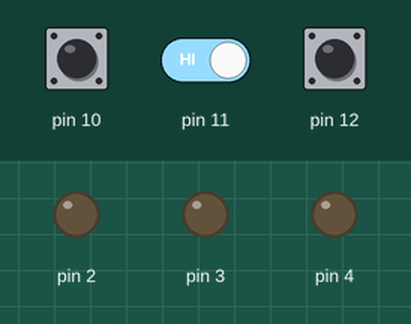
Simulated run of this sketch. Board: Arduino Uno, built with avr-gcc and run on an emulated ATmega328P. On the bench: output pins drawn as LEDs (lit = HIGH). The inputs (shaded band) are chosen by the test bench; at power-on: pin 10 HIGH, pin 11 HIGH, pin 12 LOW.

Above: at 1.2 s.
1.3 s: pin 10 pulled LOW for 0.15 s
At 2.5 s:
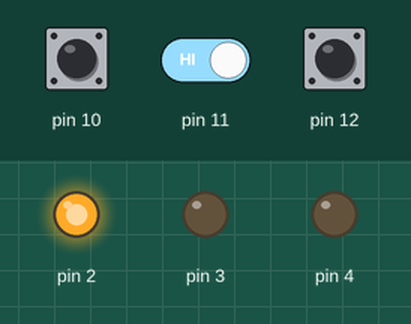
4.4 s: pin 11 driven LOW
At 4.8 s:
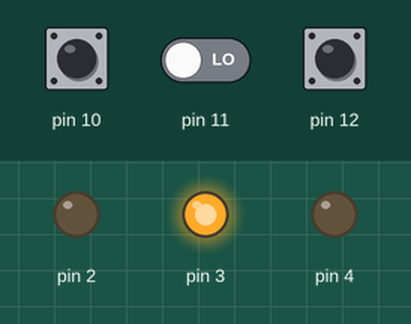
5.9 s: pin 10 pulled LOW for 1 s
At 7.15 s:
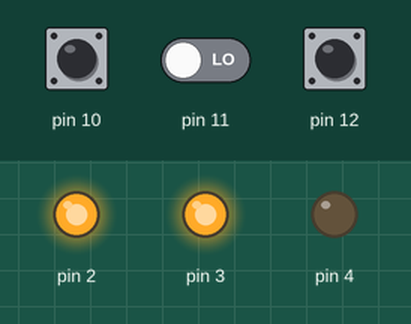
13.5 s: pin 11 driven HIGH
At 15.7 s:
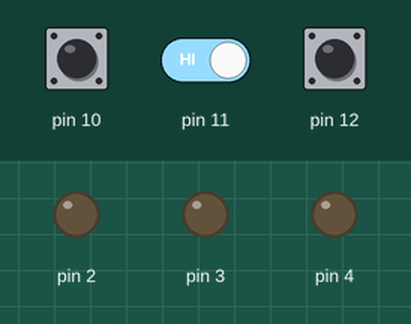
16.4 s: pin 12 pulsed HIGH 5 times (0.12 s each, 0.3 s apart)
At 18.6 s:
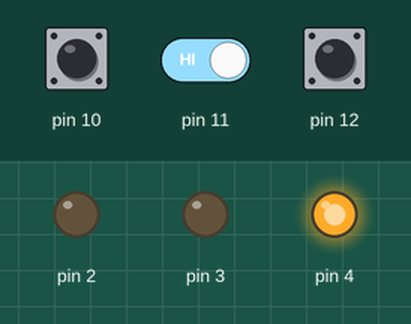
Timing chart, 0 to 21.9 s (numbered marks = the images above; inputs shaded):
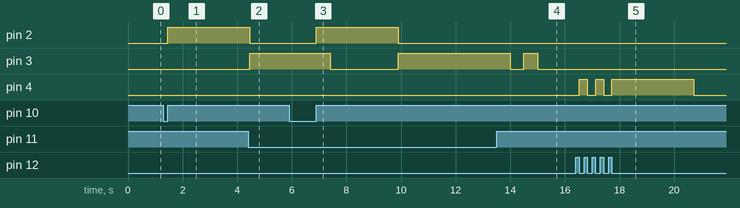

Measured:
- after the input at 1.3 s, pin 2: LOW → HIGH after 0.15 s
- after the input at 4.4 s, pin 3: LOW → HIGH after 0.05 s
- after the input at 5.9 s, pin 2: LOW → HIGH after 1.0 s, → LOW 3.0 s later; pin 3: HIGH → LOW after 1.5 s, → HIGH 2.5 s later
- after the input at 13.5 s, pin 3: HIGH → LOW after 0.50 s, → HIGH 0.50 s later, → LOW 0.50 s later
- after the input at 16.4 s, pin 4: goes HIGH 0.30 s, LOW 0.30 s, HIGH 0.30 s, LOW 0.30 s, HIGH 3.0 s, then LOW, starting after 0.12 s

The sketch:

sketch_sep04a.ino
```cpp
  unsigned long presstimeR,presstimeG,presstimeY=99999999;
   void setup() {
    pinMode(2, OUTPUT);
    pinMode(3, OUTPUT);
    pinMode(4, OUTPUT);

    pinMode(10,INPUT_PULLUP);
    pinMode(11,INPUT);
    pinMode(12,INPUT);

  }

  void loop() {

  //    digitalWrite(2, LOW);
  //    digitalWrite(3, LOW);
  //    digitalWrite(4, LOW);
    //GREEN
      if(digitalRead(10)==LOW and digitalRead(4)==LOW ){
        while(digitalRead(10)==LOW) delay(1);
        if(digitalRead(2)==HIGH){
         digitalWrite(2,LOW);
        }
        else{
          presstimeG = millis();
         digitalWrite(2, HIGH);
        }

      }
      if(millis()-presstimeG>3000){
        digitalWrite(2,LOW);
      }

      //RED
      if(digitalRead(12)==HIGH){
        while(digitalRead(12)==HIGH) delay(1);
        if(digitalRead(4)==HIGH){
          digitalWrite(4,LOW);
        }
        else{
          presstimeR = millis();
         digitalWrite(4, HIGH);
        }
      }
      if(millis()-presstimeR>3000){
        digitalWrite(4,LOW);
      }

    //YELLOW

    if(digitalRead(11)==LOW and digitalRead(4)==LOW and digitalRead(2)==LOW){
     digitalWrite(3,HIGH);
       presstimeY =millis();

    }
      if(millis()-presstimeY>500 and millis()-presstimeY<1000 ){
        digitalWrite(3,LOW);
  }
    if(millis()-presstimeY>=1000 and millis()-presstimeY<1500){
      digitalWrite(3,HIGH);
    }
    if(millis()-presstimeY>=1500 and millis()-presstimeY<2000){
      digitalWrite(3,LOW);
    }

    }
```
